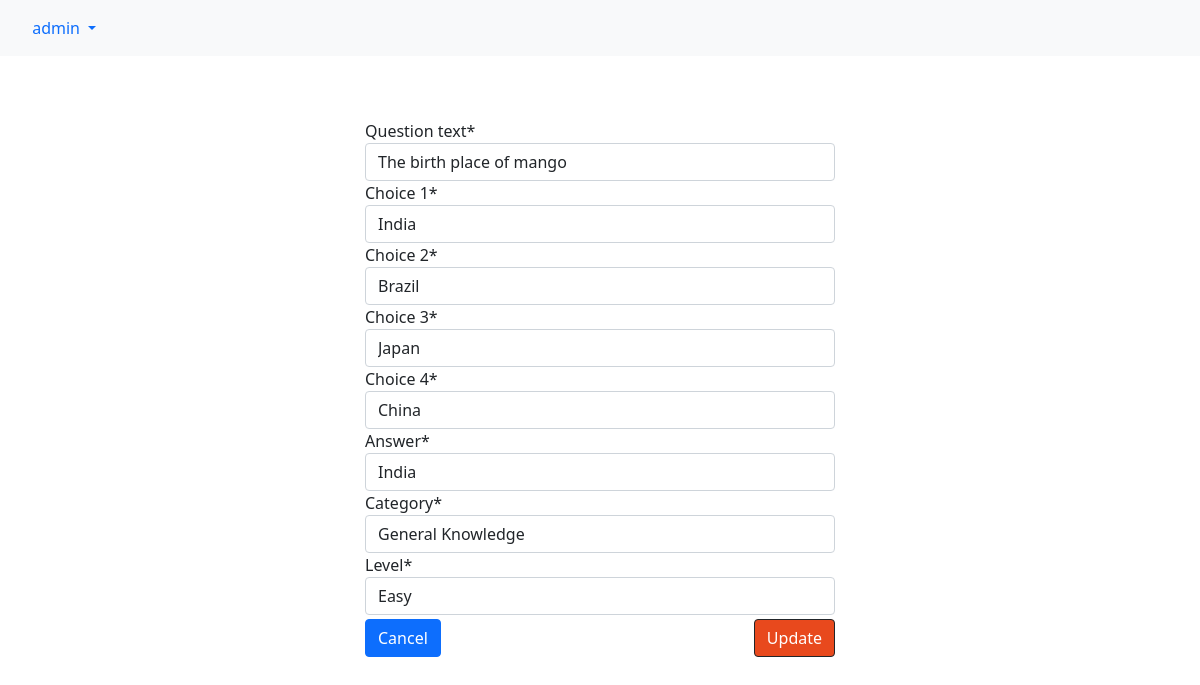
Screenshot of /quiz_master/change_question/3/ (signed in) with the database file from the repository.
### quiz_master/models.py (models this page shows, shortened)
class Question(models.Model):
    question_text = models.CharField(max_length=200)
    choice_1 = models.CharField(max_length=200)
    choice_2 = models.CharField(max_length=200)
    choice_3 = models.CharField(max_length=200)
    choice_4 = models.CharField(max_length=200)
    answer   = models.CharField(max_length=200)
    category = models.CharField(max_length=200,default='General Knowledge',choices=SUBJECT_CHOICES)
    level = models.CharField(max_length=200,default='Easy',choices=QUESTION_LEVEL)
    created = models.DateTimeField(auto_now_add=True)
    updated = models.DateTimeField(auto_now=True)

### quiz_master/views.py (the view, shortened to what this page needs)
# urls.py: path('change_question/<int:question_id>/',views.change_question,name='change_question'),
@permission_required('quiz_master.add_question')
def change_question(request,question_id):
	selected_question=get_object_or_404(Question,id=question_id)
	form = QuestionUpdateForm(instance=selected_question)
	return render(request,'quiz_master/change_question.html',{'form':form})

### quiz_master/forms.py
class QuestionUpdateForm(forms.ModelForm):
    class Meta:
        model = Question
        fields = ('question_text','choice_1','choice_2','choice_3','choice_4','answer','category','level')

### quiz_master/templates/quiz_master/change_question.html (shortened to what this page needs)
{% extends "base.html" %}
{% load crispy_forms_tags %}
{% block content %}
<form class="mt-5" action="" method="POST" style="width:100%;max-width:500px;padding:15px;
margin: auto;">
	{{form|crispy}}
	<button type="submit" class="btn btn-dark mt-1 " style="float: right;">Update</button>
	<a class="btn btn-primary mt-1" style="float: left;" href="{% url 'quiz_master:questions_view' %}">Cancel</a>
	</div>
{% endblock content %}

### templates/navbar.html (shortened to what this page needs)
{% load static %}
<nav class="navbar navbar-expand-lg navbar-light bg-light">
  <div class="container-fluid">
    {% if request.user.is_authenticated %}
      <div class="nav-item dropdown">
        <div class="nav-link dropdown-toggle" id="navbarDropdownMenuLink" role="button" data-bs-toggle="dropdown" aria-expanded="false">
          <img src="" class="">&nbsp;{{request.user}}
        </div>
      </div>
    {% endif %}
  </div>
</nav>

### static/style.css (style rules this page uses)
button { background-color: #e8491d !important }

### rows the page displays
Question: question_text "The birth place of mango", choice_1 "India", choice_2 "Brazil", choice_3 "Japan", choice_4 "China", answer "India", category "General Knowledge", level "Easy"

### other values shown
{{ request.user }} "admin"
